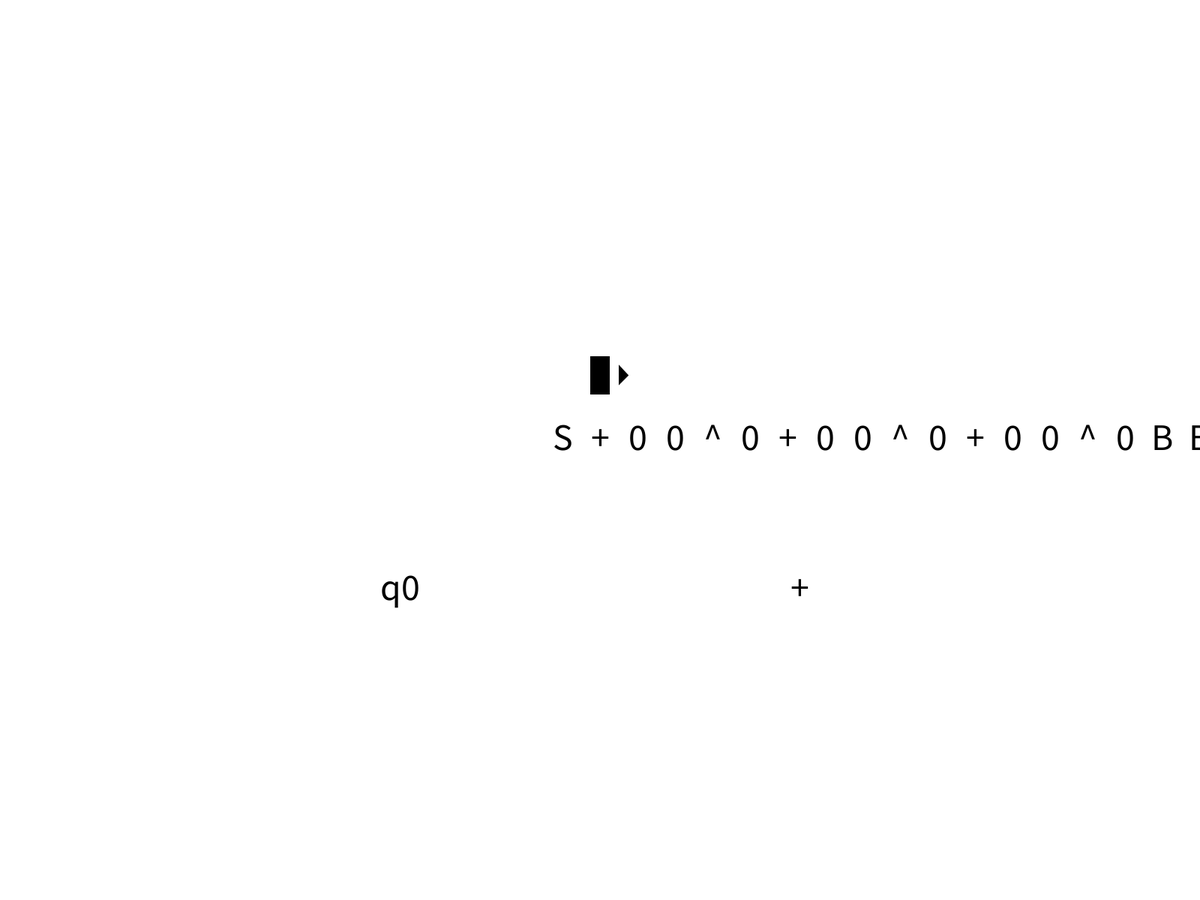
Frame 1 (no input)
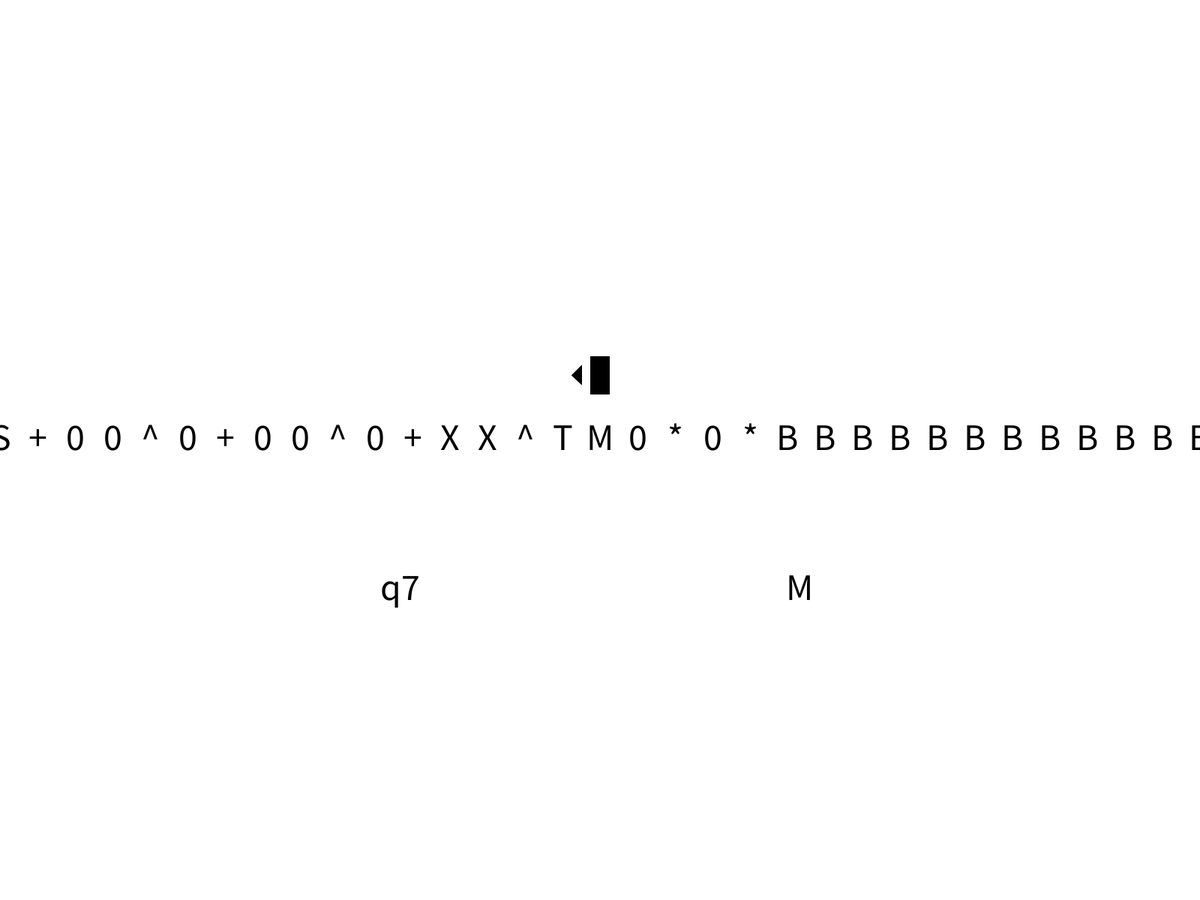
Frame 60 (the mouse pressed at the canvas centre just before this capture)
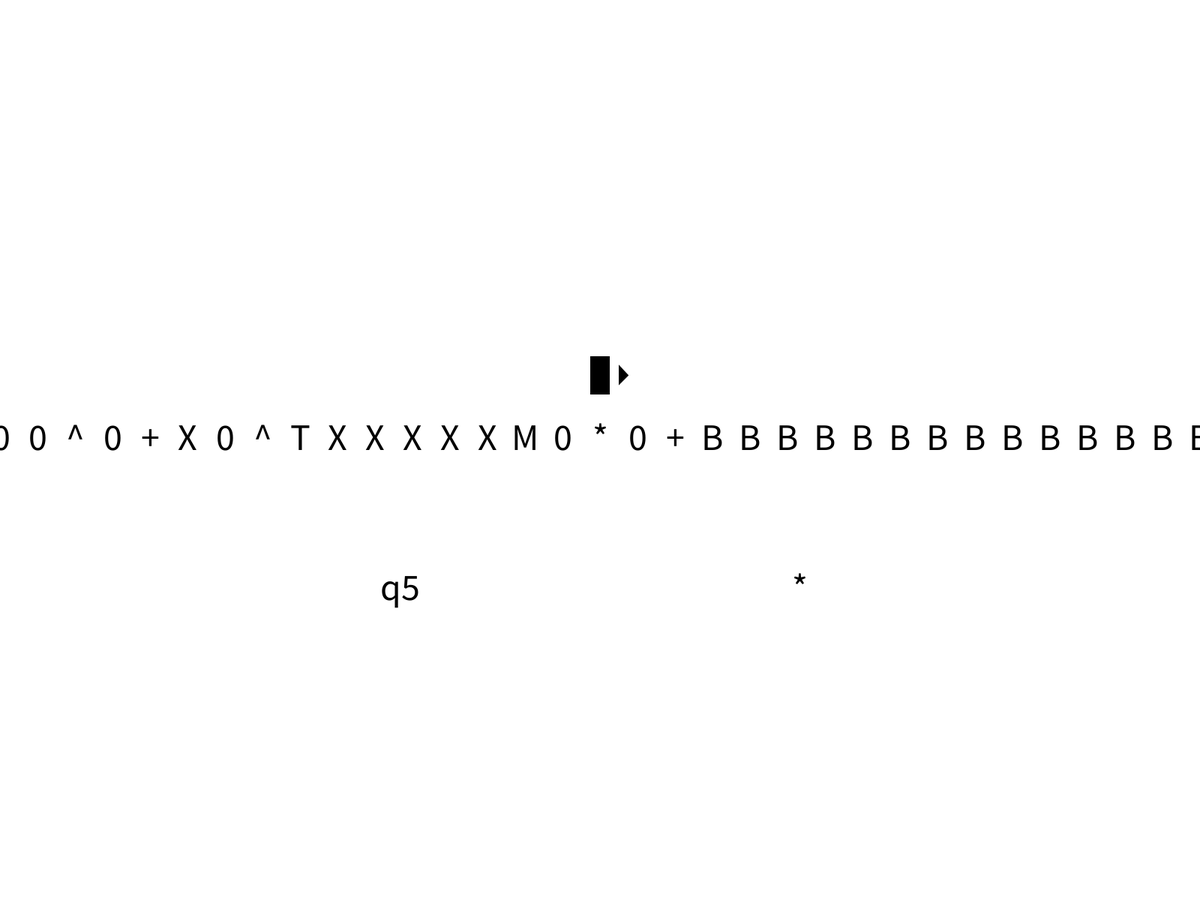
Frame 120 (the mouse held since frame 60 and released just before this capture)

The Processing sketch that drew these frames (run headless with seeded random() and noise(); from frame 60 on, the mouse is pressed at the canvas centre):

// Processing sketch: TM_ExpSum
// ── TM_ExpSum.pde
String Q[] = {"q0", "q1", "q2"};
//char T[] = {'0', '+', '-', '*', '/', '(', ')', 'X'};
char B = 'B';
//char S[] = {'0', '+', '-', '*', '/', '(', ')', 'B'};
char T[] = {'0', 'X', '+'};
char S[] = {'0', 'c', B};
String I = "q0";
String F = "q3";
String tape = "S+00^0+00^0+00^0";
boolean headRight = true;
int headPos = 1;
int tSize = 50;
String currState = I;
boolean halt = false;
boolean pause = false;
int delay = 0;

void setup() {
  fullScreen();
  textSize(tSize);
  rectMode(CENTER);
  textAlign(CENTER);
  for (int i = 0; i < 100; i++) {
    tape += B;
  }
}

void draw() {
  background(255);
  delay(delay);
  
  for (int i = 0; i < tape.length(); i++) {
    fill(0);
    text(tape.charAt(i), tSize*(i-headPos) + width/2, height/2);
  }
  
  rect(width/2, height/2 - tSize*2, tSize/2, tSize);
  if (headRight) {
    triangle(width/2 + tSize/2, height/2 - tSize*1.75, width/2 + tSize/2, height/2 - tSize*2.25, width/2 + tSize*0.75, height/2 - tSize*2);
  } else {
    triangle(width/2 - tSize/2, height/2 - tSize*1.75, width/2 - tSize/2, height/2 - tSize*2.25, width/2 - tSize*0.75, height/2 - tSize*2);
  }
  
  text(currState, width/3, 2*height/3);
  text(tape.charAt(headPos), 2*width/3, 2*height/3);
  
  if (!delta() && !pause) {
    if (headRight) headPos++; else headPos--;
  } 
  
  //println(currState);
  //println(tape.charAt(headPos));
  println(tape);
}

boolean delta() {
  if (currState == "q0" && tape.charAt(headPos) == B) command("q1", 'M', false);
  else if (currState == "q1" && tape.charAt(headPos) == '+') command("q2", '+', true);
  else if (currState == "q1" && tape.charAt(headPos) == 'S') command("q15", 'S', true);
  else if (currState == "q2" && tape.charAt(headPos) == '0') command("q3", 'X', true);
  else if (currState == "q2" && tape.charAt(headPos) == '+') command("q8", '+', true);
  else if (currState == "q3" && tape.charAt(headPos) == '^') command("q4", '^', true);
  else if (currState == "q3" && tape.charAt(headPos) == B) command("q13", B, false);
  else if (currState == "q4" && tape.charAt(headPos) == '0') command("q5", 'T', true);
  else if (currState == "q4" && tape.charAt(headPos) == '^') command("q4", '^', true);
  else if (currState == "q4" && tape.charAt(headPos) == B) command("q1", B, false);
  else if (currState == "q4" && tape.charAt(headPos) == 'M') command("q6", 'M', true);
  else if (currState == "q5" && tape.charAt(headPos) == B) command("q5", '0', false);
  else if (currState == "q5" && tape.charAt(headPos) == '^') command("q4", '^', true);
  else if (currState == "q6" && tape.charAt(headPos) == B) command("q7", '*', false);
  else if (currState == "q7" && tape.charAt(headPos) == '^') command("q2", '^', false);
  else if (currState == "q7" && tape.charAt(headPos) == 'T') command("q7", '0', false);
  else if (currState == "q8" && tape.charAt(headPos) == B) command("q9", 'B', false);
  else if (currState == "q9" && tape.charAt(headPos) == '*') command("q10", 'B', false);
  else if (currState == "q11" && tape.charAt(headPos) == '0') command("q11", 'X', false);
  else if (currState == "q11" && tape.charAt(headPos) == '^') command("q11", 'X', false);
  else if (currState == "q11" && tape.charAt(headPos) == '+') command("q12", 'X', true);
  else if (currState == "q10" && tape.charAt(headPos) == 'M') command("q11", 'M', false);
  else if (currState == "q12" && tape.charAt(headPos) == 'B') command("q14", '+', false);
  else if (currState == "q13" && tape.charAt(headPos) == '+') command("q13", B, false);
  else if (currState == "q14" && tape.charAt(headPos) == 'M') command("q1", 'M', false);
  else if (currState == "q15" && tape.charAt(headPos) == B) command("q16", B, false);
  else if (currState == "q16" && tape.charAt(headPos) == '+') command("q16", 'A', false);
  else if (currState == "q16" && tape.charAt(headPos) == '0') return true;
  return false;
}

void command(String nState, char toWrite, boolean hR) {
  currState = nState;
  String nTape = tape.substring(0,headPos) + toWrite + tape.substring(headPos+1);
  tape = nTape;
  if (hR) headRight = true; else headRight = false;
}

void keyPressed() {
  if (key == ' ') pause = !pause;
  if (key == 'w') delay += 100;
  if (key == 's') delay -= 100;
}
